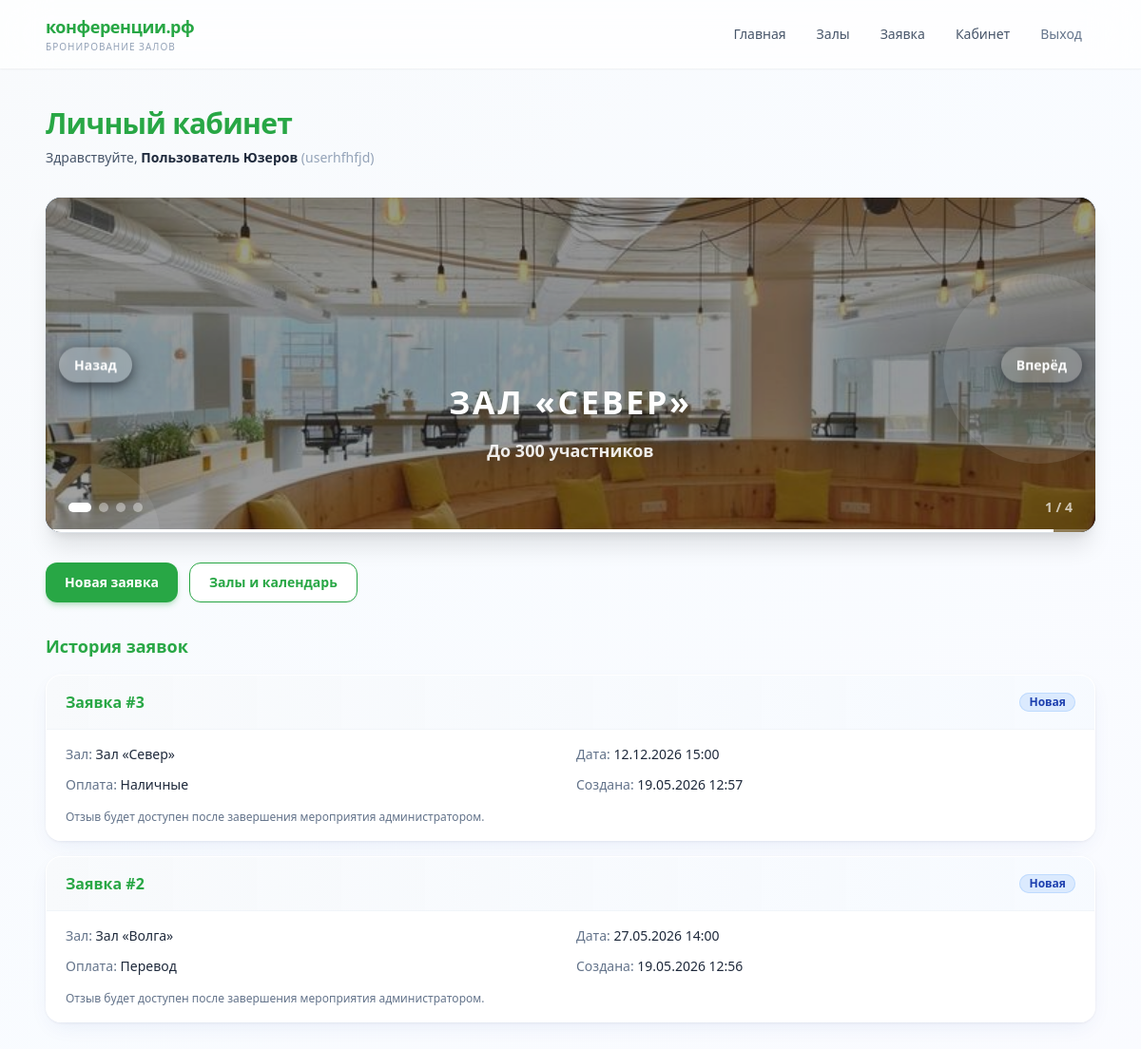
Page /profile/ (signed in) on the committed database.
### portal/models.py (models this page shows, shortened)
class Booking(models.Model):
    STATUS_NEW = 'new'
    STATUS_ASSIGNED = 'assigned'
    STATUS_COMPLETED = 'completed'
    STATUS_CHOICES = [
        (STATUS_NEW, 'Новая'),
        (STATUS_ASSIGNED, 'Мероприятие назначено'),
        (STATUS_COMPLETED, 'Мероприятие завершено'),
    ]
    PAYMENT_CASH = 'cash'
    PAYMENT_TRANSFER = 'transfer'
    PAYMENT_CHOICES = [
        (PAYMENT_CASH, 'Наличные'),
        (PAYMENT_TRANSFER, 'Перевод'),
    ]
    user = models.ForeignKey(
        settings.AUTH_USER_MODEL,
        on_delete=models.CASCADE,
        related_name='bookings',
        verbose_name='Пользователь',
    )
    room = models.ForeignKey(
        Room,
        on_delete=models.PROTECT,
        related_name='bookings',
        verbose_name='Помещение',
    )
    start_datetime = models.DateTimeField(verbose_name='Дата и время начала')
    payment_method = models.CharField(
        max_length=20,
        choices=PAYMENT_CHOICES,
        verbose_name='Способ оплаты',
    )
    status = models.CharField(
        max_length=20,
        choices=STATUS_CHOICES,
        default=STATUS_NEW,
        verbose_name='Статус',
    )
    created_at = models.DateTimeField(auto_now_add=True, verbose_name='Создана')
    class Meta:
        verbose_name = 'Заявка'
        verbose_name_plural = 'Заявки'
        ordering = ['-created_at']
    @property
    def can_leave_review(self):
        return (
            self.status == self.STATUS_COMPLETED
            and not hasattr(self, 'review')
        )

class Room(models.Model):
    name = models.CharField(max_length=200, verbose_name='Название')
    description = models.TextField(blank=True, verbose_name='Описание')
    capacity = models.PositiveIntegerField(default=100, verbose_name='Вместимость')
    is_active = models.BooleanField(default=True, verbose_name='Доступен')
    class Meta:
        verbose_name = 'Зал'
        verbose_name_plural = 'Залы'
        ordering = ['name']

### portal/views.py (the view, shortened to what this page needs)
# urls.py: path('profile/', views.profile, name='profile'),
@login_required
def profile(request):
    bookings = Booking.objects.filter(user=request.user).select_related('room', 'review')
    review_forms = {}
    for booking in bookings:
        if booking.can_leave_review:
            review_forms[booking.pk] = ReviewForm()
    booking_items = []
    for booking in bookings:
        booking_items.append({
            'booking': booking,
            'review_form': review_forms.get(booking.pk),
        })
    return render(request, 'profile.html', {
        'booking_items': booking_items,
    })

### templates/profile.html (shortened to what this page needs)
{% extends 'base.html' %}
{% load static %}
{% block content %}
<header class="mb-8">
    <h1 class="text-2xl font-bold tracking-tight text-brand-950 sm:text-3xl">Личный кабинет</h1>
    <p class="mt-2 text-sm text-slate-600">Здравствуйте, <span class="font-semibold text-slate-800">{{ user.first_name }} {{ user.last_name }}</span> <span class="text-slate-400">({{ user.username }})</span></p>
</header>
{% include 'partials/slider.html' %}
<div class="mb-8 flex flex-wrap gap-3">
    <a href="{% url 'booking_create' %}" class="inline-flex items-center rounded-xl bg-gradient-to-r from-brand-600 to-brand-700 px-5 py-2.5 text-sm font-semibold text-white shadow-md shadow-brand-500/25 transition hover:from-brand-700 hover:to-brand-800">Новая заявка</a>
    <a href="{% url 'halls' %}" class="inline-flex items-center rounded-xl border border-brand-200 bg-white px-5 py-2.5 text-sm font-semibold text-brand-700 shadow-sm transition hover:bg-brand-50">Залы и календарь</a>
</div>
<h2 class="mb-4 text-lg font-semibold text-brand-900">История заявок</h2>
{% if booking_items %}
<div class="space-y-4">
    {% for item in booking_items %}
    {% with booking=item.booking rform=item.review_form %}
    <article class="overflow-hidden rounded-2xl border border-white/80 bg-white/90 shadow-card backdrop-blur-sm">
        <div class="flex flex-wrap items-center justify-between gap-3 border-b border-slate-100 bg-gradient-to-r from-slate-50 to-brand-50/50 px-5 py-4">
            <span class="font-semibold text-brand-900">Заявка #{{ booking.pk }}</span>
            {% include 'partials/status_badge.html' with status=booking.status label=booking.get_status_display %}
        </div>
        <div class="grid gap-3 px-5 py-4 sm:grid-cols-2">
            <p class="text-sm"><span class="text-slate-500">Зал:</span> <span class="font-medium text-slate-800">{{ booking.room.name }}</span></p>
            <p class="text-sm"><span class="text-slate-500">Дата:</span> <span class="font-medium text-slate-800">{{ booking.start_datetime|date:"d.m.Y H:i" }}</span></p>
            <p class="text-sm"><span class="text-slate-500">Оплата:</span> <span class="font-medium text-slate-800">{{ booking.get_payment_method_display }}</span></p>
            <p class="text-sm"><span class="text-slate-500">Создана:</span> <span class="font-medium text-slate-800">{{ booking.created_at|date:"d.m.Y H:i" }}</span></p>
        </div>
        {% if booking.review %}
        <div class="mx-5 mb-5 rounded-xl border border-emerald-100 bg-emerald-50/80 p-4 text-sm">
            <p class="mb-1 font-semibold text-emerald-800">Ваш отзыв — оценка {{ booking.review.rating }}</p>
            <p class="text-slate-700">{{ booking.review.text }}</p>
        </div>
        {% elif booking.status != 'completed' %}
        <p class="px-5 pb-4 text-xs text-slate-500">Отзыв будет доступен после завершения мероприятия администратором.</p>
        {% endif %}
    </article>
    {% endwith %}
    {% endfor %}
</div>
{% endif %}
{% endblock %}

### templates/partials/status_badge.html
{% if status == 'new' %}
<span class="inline-flex items-center rounded-full bg-blue-100 px-2.5 py-0.5 text-xs font-semibold text-blue-800 ring-1 ring-inset ring-blue-200">{{ label }}</span>
{% elif status == 'assigned' %}
<span class="inline-flex items-center rounded-full bg-amber-100 px-2.5 py-0.5 text-xs font-semibold text-amber-900 ring-1 ring-inset ring-amber-200">{{ label }}</span>
{% elif status == 'completed' %}
<span class="inline-flex items-center rounded-full bg-emerald-100 px-2.5 py-0.5 text-xs font-semibold text-emerald-800 ring-1 ring-inset ring-emerald-200">{{ label }}</span>
{% else %}
<span class="inline-flex items-center rounded-full bg-slate-100 px-2.5 py-0.5 text-xs font-semibold text-slate-700">{{ label }}</span>
{% endif %}

### rows in the picture
Booking: booking.pk "3", label "Новая", booking.room.name "Зал «Север»", booking.start_datetime "12.12.2026 15:00", booking.payment_method "Наличные", booking.created_at "19.05.2026 12:57", shows "Отзыв будет доступен после завершения мероприятия администратором."
Booking: booking.pk "2", label "Новая", booking.room.name "Зал «Волга»", booking.start_datetime "27.05.2026 14:00", booking.payment_method "Перевод", booking.created_at "19.05.2026 12:56", shows "Отзыв будет доступен после завершения мероприятия администратором."

### other values in the picture
{{ user.first_name }} "Пользователь"
{{ user.last_name }} "Юзеров"
{{ user.username }} "userhfhfjd"
